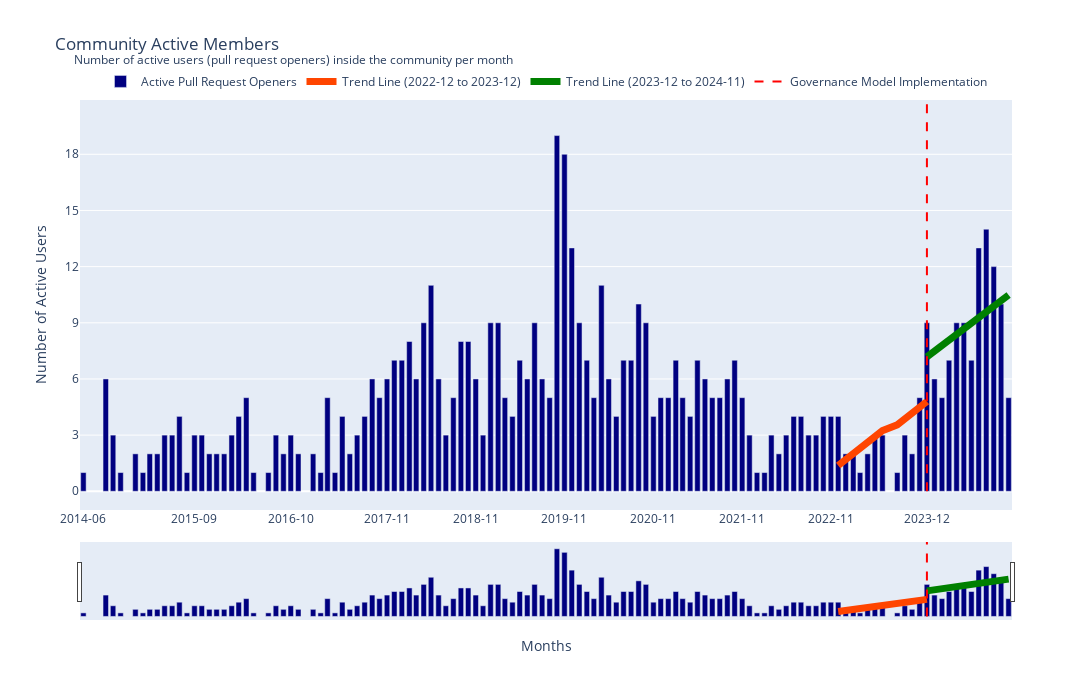

Notebook code for this chart:
### Code cell
months = pull_request_contributors['created_at']
mean_values = pull_request_contributors['number_of_users']
fig = go.Figure()

fig.add_trace(go.Bar(
    x=months,
    y=mean_values,
    name='Active Pull Request Openers',
    marker=dict(color='navy')
))

fig.add_trace(go.Scatter(
    x=data_1['created_at'].astype(str),
    y=trend_1,
    mode='lines',
    line=dict(color='orangered', width=7),
    name='Trend Line (2022-12 to 2023-12)'
))

fig.add_trace(go.Scatter(
    x=data_2['created_at'].astype(str),
    y=trend_2,
    mode='lines',
    line=dict(color='green', width=7),
    name='Trend Line (2023-12 to 2024-11)'
))

fig.update_layout(
    title='Community Active Members',
    xaxis_title='Months',
    yaxis_title='Number of Active Users',
    xaxis=dict(
        tickmode='array',
        tickvals=months[::12],
        ticktext=months[::12],
        rangeslider=dict(visible=False),
        tickformat='%Y-%m',
    ),
    yaxis=dict(range=[-1, max(mean_values) * 1.1], dtick=3),
    hovermode='x unified',
    width=1400,
    height=700,
    legend=dict(
        orientation='h',
        yanchor='bottom',
        y=1.01,
        xanchor='center',
        x=0.5
    ),
    annotations=[
        dict(
            text='Number of active users (pull request openers) inside the community per month',
            xref='paper',
            yref='paper',
            x=-0.009,
            y=1.095,
            showarrow=False,
            font=dict(size=12)
        )
    ]
)

fig.add_trace(go.Scatter(
    x=['2023-12', '2023-12'],
    y=[0, max(mean_values) * 1.1],
    mode='lines',
    line=dict(color='red', dash='dash'),
    name='Governance Model Implementation'
))

fig.write_image('images/community_pr_active_members.png')

fig.update_layout(
    annotations=[
        dict(
            y=1.125
        )
    ],
    xaxis=dict(
        rangeslider=dict(visible=True),
    )
)

fig.show()

### Figure 1 — Plotly figure (JSON) as saved in the notebook; plotly's stock layout.template omitted (floating-point values rounded to 4 significant figures)
{"data": [{"marker": {"color": "navy"}, "name": "Active Pull Request Openers", "type": "bar", "x": ["2014-06", "2014-09", "2014-10", "2014-11", "2015-01", "2015-02", "2015-03", "2015-04", "2015-05", "2015-06", "2015-07", "2015-08", "2015-09", "2015-10", "2015-11", "2015-12", "2016-01", "2016-02", "2016-03", "2016-04", "2016-05", "2016-07", "2016-08", "2016-09", "2016-10", "2016-11", "2017-01", "2017-02", "2017-03", "2017-04", "2017-05", "2017-06", "2017-07", "2017-08", "2017-09", "2017-10", "2017-11", "2017-12", "2018-01", "2018-02", "2018-03", "2018-04", "2018-05", "2018-06", "2018-07", "2018-08", "2018-09", "2018-10", "2018-11", "2018-12", "2019-01", "2019-02", "2019-03", "2019-04", "2019-05", "2019-06", "2019-07", "2019-08", "2019-09", "2019-10", "2019-11", "2019-12", "2020-01", "2020-02", "2020-03", "2020-04", "2020-05", "2020-06", "2020-07", "2020-08", "2020-09", "2020-10", "2020-11", "2020-12", "2021-01", "2021-02", "2021-03", "2021-04", "2021-05", "2021-06", "2021-07", "2021-08", "2021-09", "2021-10", "2021-11", "2021-12", "2022-01", "2022-02", "2022-03", "2022-04", "2022-05", "2022-06", "2022-07", "2022-08", "2022-09", "2022-10", "2022-11", "2022-12", "2023-01", "2023-02", "2023-03", "2023-04", "2023-05", "2023-06", "2023-08", "2023-09", "2023-10", "2023-11", "2023-12", "2024-01", "2024-02", "2024-03", "2024-04", "2024-05", "2024-06", "2024-07", "2024-08", "2024-09", "2024-10", "2024-11"], "y": [1, 6, 3, 1, 2, 1, 2, 2, 3, 3, 4, 1, 3, 3, 2, 2, 2, 3, 4, 5, 1, 1, 3, 2, 3, 2, 2, 1, 5, 1, 4, 2, 3, 4, 6, 5, 6, 7, 7, 8, 6, 9, 11, 6, 3, 5, 8, 8, 6, 3, 9, 9, 5, 4, 7, 6, 9, 6, 5, 19, 18, 13, 9, 7, 5, 11, 6, 4, 7, 7, 10, 9, 4, 5, 5, 7, 5, 4, 7, 6, 5, 5, 6, 7, 5, 3, 1, 1, 3, 2, 3, 4, 4, 3, 3, 4, 4, 4, 2, 2, 1, 2, 3, 3, 1, 3, 2, 5, 9, 6, 5, 7, 9, 9, 7, 13, 14, 12, 10, 5]}, {"line": {"color": "orangered", "width": 7}, "mode": "lines", "name": "Trend Line (2022-12 to 2023-12)", "type": "scatter", "x": ["2022-12", "2023-01", "2023-02", "2023-03", "2023-04", "2023-05", "2023-06", "2023-08", "2023-09", "2023-10", "2023-11", "2023-12"], "y": [1.372, 1.683, 1.994, 2.305, 2.617, 2.928, 3.239, 3.55, 3.861, 4.172, 4.484, 4.795]}, {"line": {"color": "green", "width": 7}, "mode": "lines", "name": "Trend Line (2023-12 to 2024-11)", "type": "scatter", "x": ["2023-12", "2024-01", "2024-02", "2024-03", "2024-04", "2024-05", "2024-06", "2024-07", "2024-08", "2024-09", "2024-10", "2024-11"], "y": [7.179, 7.48, 7.781, 8.082, 8.382, 8.683, 8.984, 9.284, 9.585, 9.886, 10.19, 10.49]}, {"line": {"color": "red", "dash": "dash"}, "mode": "lines", "name": "Governance Model Implementation", "type": "scatter", "x": ["2023-12", "2023-12"], "y": [0, 20.9]}], "layout": {"annotations": [{"font": {"size": 12}, "showarrow": false, "text": "Number of active users (pull request openers) inside the community per month", "x": -0.009, "xref": "paper", "y": 1.125, "yref": "paper"}], "height": 700, "hovermode": "x unified", "legend": {"orientation": "h", "x": 0.5, "xanchor": "center", "y": 1.01, "yanchor": "bottom"}, "title": {"text": "Community Active Members"}, "width": 1400, "xaxis": {"rangeslider": {"visible": true}, "tickformat": "%Y-%m", "tickmode": "array", "ticktext": ["2014-06", "2015-09", "2016-10", "2017-11", "2018-11", "2019-11", "2020-11", "2021-11", "2022-11", "2023-12"], "tickvals": ["2014-06", "2015-09", "2016-10", "2017-11", "2018-11", "2019-11", "2020-11", "2021-11", "2022-11", "2023-12"], "title": {"text": "Months"}}, "yaxis": {"dtick": 3, "range": [-1, 20.9], "title": {"text": "Number of Active Users"}}}}
